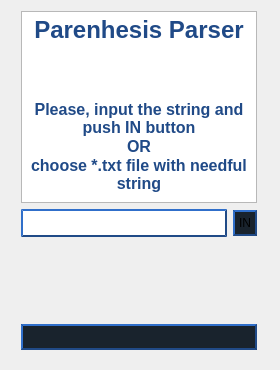
<?xml version="1.0" encoding="UTF-8"?>
<ui version="4.0">
 <class>MainWindow</class>
 <widget class="QMainWindow" name="MainWindow">
  <property name="geometry">
   <rect>
    <x>0</x>
    <y>0</y>
    <width>280</width>
    <height>370</height>
   </rect>
  </property>
  <property name="sizePolicy">
   <sizepolicy hsizetype="Fixed" vsizetype="Fixed">
    <horstretch>0</horstretch>
    <verstretch>0</verstretch>
   </sizepolicy>
  </property>
  <property name="minimumSize">
   <size>
    <width>280</width>
    <height>370</height>
   </size>
  </property>
  <property name="maximumSize">
   <size>
    <width>280</width>
    <height>370</height>
   </size>
  </property>
  <property name="windowTitle">
   <string>Parenhisis Parser</string>
  </property>
  <widget class="QWidget" name="centralWidget">
   <widget class="QWidget" name="">
    <property name="geometry">
     <rect>
      <x>10</x>
      <y>0</y>
      <width>258</width>
      <height>361</height>
     </rect>
    </property>
    <layout class="QVBoxLayout" name="verticalLayout">
     <item>
      <widget class="QTextBrowser" name="heading">
       <property name="verticalScrollBarPolicy">
        <enum>Qt::ScrollBarAlwaysOff</enum>
       </property>
       <property name="horizontalScrollBarPolicy">
        <enum>Qt::ScrollBarAlwaysOff</enum>
       </property>
       <property name="html">
        <string>&lt;!DOCTYPE HTML PUBLIC &quot;-//W3C//DTD HTML 4.0//EN&quot; &quot;http://www.w3.org/TR/REC-html40/strict.dtd&quot;&gt;
&lt;html&gt;&lt;head&gt;&lt;meta name=&quot;qrichtext&quot; content=&quot;1&quot; /&gt;&lt;style type=&quot;text/css&quot;&gt;
p, li { white-space: pre-wrap; }
&lt;/style&gt;&lt;/head&gt;&lt;body style=&quot; font-family:'Ubuntu'; font-size:11pt; font-weight:400; font-style:normal;&quot;&gt;
&lt;p align=&quot;center&quot; style=&quot; margin-top:0px; margin-bottom:0px; margin-left:0px; margin-right:0px; -qt-block-indent:0; text-indent:0px;&quot;&gt;&lt;span style=&quot; font-size:18pt; font-weight:600; color:#204a87;&quot;&gt;Parenhesis Parser&lt;/span&gt;&lt;/p&gt;
&lt;p align=&quot;center&quot; style=&quot;-qt-paragraph-type:empty; margin-top:0px; margin-bottom:0px; margin-left:0px; margin-right:0px; -qt-block-indent:0; text-indent:0px; font-size:18pt; font-weight:600; color:#204a87;&quot;&gt;&lt;br /&gt;&lt;/p&gt;
&lt;p align=&quot;center&quot; style=&quot;-qt-paragraph-type:empty; margin-top:0px; margin-bottom:0px; margin-left:0px; margin-right:0px; -qt-block-indent:0; text-indent:0px; font-size:18pt; font-weight:600; color:#204a87;&quot;&gt;&lt;br /&gt;&lt;/p&gt;
&lt;p align=&quot;center&quot; style=&quot; margin-top:0px; margin-bottom:0px; margin-left:0px; margin-right:0px; -qt-block-indent:0; text-indent:0px;&quot;&gt;&lt;span style=&quot; font-size:12pt; font-weight:600; color:#204a87;&quot;&gt;Please, input the string and push IN button&lt;/span&gt;&lt;/p&gt;
&lt;p align=&quot;center&quot; style=&quot; margin-top:0px; margin-bottom:0px; margin-left:0px; margin-right:0px; -qt-block-indent:0; text-indent:0px;&quot;&gt;&lt;span style=&quot; font-size:12pt; font-weight:600; color:#204a87;&quot;&gt;OR&lt;/span&gt;&lt;/p&gt;
&lt;p align=&quot;center&quot; style=&quot; margin-top:0px; margin-bottom:0px; margin-left:0px; margin-right:0px; -qt-block-indent:0; text-indent:0px;&quot;&gt;&lt;span style=&quot; font-size:12pt; font-weight:600; color:#204a87;&quot;&gt;choose *.txt file with needful string&lt;/span&gt;&lt;/p&gt;&lt;/body&gt;&lt;/html&gt;</string>
       </property>
      </widget>
     </item>
     <item>
      <layout class="QGridLayout" name="gridLayout">
       <item row="0" column="0">
        <widget class="QLineEdit" name="inputLine">
         <property name="styleSheet">
          <string notr="true">border-style: outset;
border-width: 2px;
border-radius: 15px;
border-color: #204A87;
padding: 4px;</string>
         </property>
        </widget>
       </item>
       <item row="0" column="1">
        <widget class="QPushButton" name="inputString">
         <property name="styleSheet">
          <string notr="true">background-color: #19232d;
border-style: outset;
border-width: 2px;
border-radius: 15px;
border-color: #204A87;
min-width: 2em;
min-height: 2em;
max-width: 2em;
max-height: 2em;
padding: 4px;</string>
         </property>
         <property name="text">
          <string notr="true">IN</string>
         </property>
         <property name="iconSize">
          <size>
           <width>35</width>
           <height>35</height>
          </size>
         </property>
         <property name="checkable">
          <bool>false</bool>
         </property>
         <property name="checked">
          <bool>false</bool>
         </property>
         <property name="autoDefault">
          <bool>false</bool>
         </property>
         <property name="flat">
          <bool>false</bool>
         </property>
        </widget>
       </item>
      </layout>
     </item>
     <item>
      <spacer name="verticalSpacer">
       <property name="orientation">
        <enum>Qt::Vertical</enum>
       </property>
       <property name="sizeHint" stdset="0">
        <size>
         <width>20</width>
         <height>40</height>
        </size>
       </property>
      </spacer>
     </item>
     <item>
      <widget class="QPushButton" name="fileChoose">
       <property name="styleSheet">
        <string notr="true">background-color: #19232d;
border-style: outset;
border-width: 2px;
border-radius: 15px;
border-color: #204A87;
min-width: 5em;
padding: 4px;</string>
       </property>
       <property name="text">
        <string notr="true"/>
       </property>
       <property name="icon">
        <iconset resource="resources.qrc">
         <normaloff>:/file_icon.png</normaloff>:/file_icon.png</iconset>
       </property>
       <property name="iconSize">
        <size>
         <width>35</width>
         <height>35</height>
        </size>
       </property>
       <property name="checkable">
        <bool>false</bool>
       </property>
       <property name="checked">
        <bool>false</bool>
       </property>
       <property name="autoDefault">
        <bool>false</bool>
       </property>
       <property name="flat">
        <bool>false</bool>
       </property>
      </widget>
     </item>
    </layout>
   </widget>
  </widget>
 </widget>
 <layoutdefault spacing="6" margin="11"/>
 <resources>
  <include location="resources.qrc"/>
 </resources>
 <connections/>
</ui>
